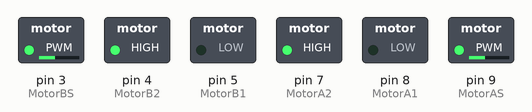
The sketch below on a simulated Arduino Uno, built with avr-gcc and run on an emulated ATmega328P. On the bench: switched loads named in the sketch (green lamp = pin HIGH).

Above: at 0.05 s.
At 2.5 s:
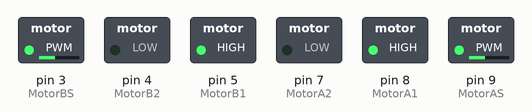
At 5.0 s:
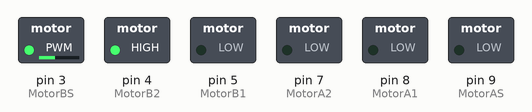
At 7.45 s:
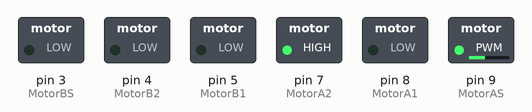
At 9.95 s:
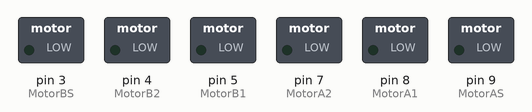
Timing chart, 0 to 13.0 s (numbered marks = the images above):
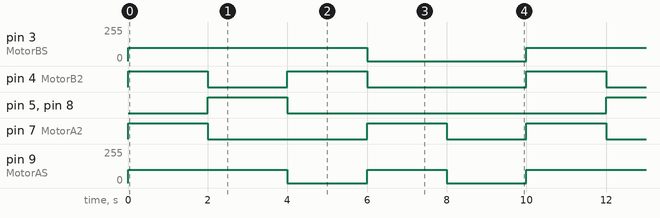

The sketch:

DCMotor.ino
```cpp
/*
 Name:		DCMotor.ino
 Created:	2019-01-21 오후 2:08:48
 Author:	student
*/

//#include "DCMotor.h"
const int MotorA1 = 8;
const int MotorA2 = 7;
const int MotorAS = 9;

const int MotorB1 = 5;
const int MotorB2 = 4;
const int MotorBS = 3;

// the setup function runs once when you press reset or power the board
void setup() {

	pinMode(MotorA1, OUTPUT);
	pinMode(MotorA2, OUTPUT);
	pinMode(MotorAS, OUTPUT);

	pinMode(MotorB1, OUTPUT);
	pinMode(MotorB2, OUTPUT);
	pinMode(MotorBS, OUTPUT);
}

void forward(int speed = 100) {
	digitalWrite(MotorA1, LOW);
	digitalWrite(MotorA2, HIGH);
	analogWrite(MotorAS, speed);

	digitalWrite(MotorB1, LOW);
	digitalWrite(MotorB2, HIGH);
	analogWrite(MotorBS, speed);
}

void back(int speed = 100) {
	digitalWrite(MotorA1, HIGH);
	digitalWrite(MotorA2, LOW);
	analogWrite(MotorAS, speed);

	digitalWrite(MotorB1, HIGH);
	digitalWrite(MotorB2, LOW);
	analogWrite(MotorBS, speed);
}

void turnLeft(int speed = 100) {
	digitalWrite(MotorA1, LOW);
	digitalWrite(MotorA2, LOW);
	analogWrite(MotorAS, 0);

	digitalWrite(MotorB1, LOW);
	digitalWrite(MotorB2, HIGH);
	analogWrite(MotorBS, speed);
}

void turnRight(int speed = 100) {
	digitalWrite(MotorA1, LOW);
	digitalWrite(MotorA2, HIGH);
	analogWrite(MotorAS, speed);

	digitalWrite(MotorB1, LOW);
	digitalWrite(MotorB2, LOW);
	analogWrite(MotorBS, 0);
}
void stop(int speed = 100) {
	digitalWrite(MotorA1, LOW);
	digitalWrite(MotorA2, LOW);
	analogWrite(MotorAS, 0);

	digitalWrite(MotorB1, LOW);
	digitalWrite(MotorB2, LOW);
	analogWrite(MotorBS, 0);
}


// the loop function runs over and over again until power down or reset
void loop() {
	forward();
	delay(2000);
	back();
	delay(2000);
	turnLeft();
	delay(2000);
	turnRight();
	delay(2000);
	stop();
	delay(2000);
}
```

DCMotorc.cpp
```cpp
//
//
//

/*#include "DCMotor.h"


DCMotor::DCMotor(int A1, int A2, int AS, int B1, int B2, int BS)
{
}

void DCMotor::front()
{
}

void DCMotor::back()
{
}

void DCMotor::turnLeft()
{
}

void DCMotor::turnRight()
{
}*/
```

Measured:
- by itself, pin 3 (MotorBS): alternates 100/255 for 6.0 s and 0/255 for 4.0 s
- by itself, pin 4 (MotorB2): repeats every 10.0 s: LOW 2.0 s, HIGH 2.0 s, LOW 4.0 s, HIGH 2.0 s
- by itself, pin 5 (MotorB1), pin 8 (MotorA1): alternates HIGH for 2.0 s and LOW for 8.0 s
- by itself, pin 7 (MotorA2): repeats every 10.0 s: LOW 4.0 s, HIGH 2.0 s, LOW 2.0 s, HIGH 2.0 s
- by itself, pin 9 (MotorAS): repeats every 10.0 s: 0/255 2.0 s, 100/255 2.0 s, 0/255 2.0 s, 100/255 4.0 s
